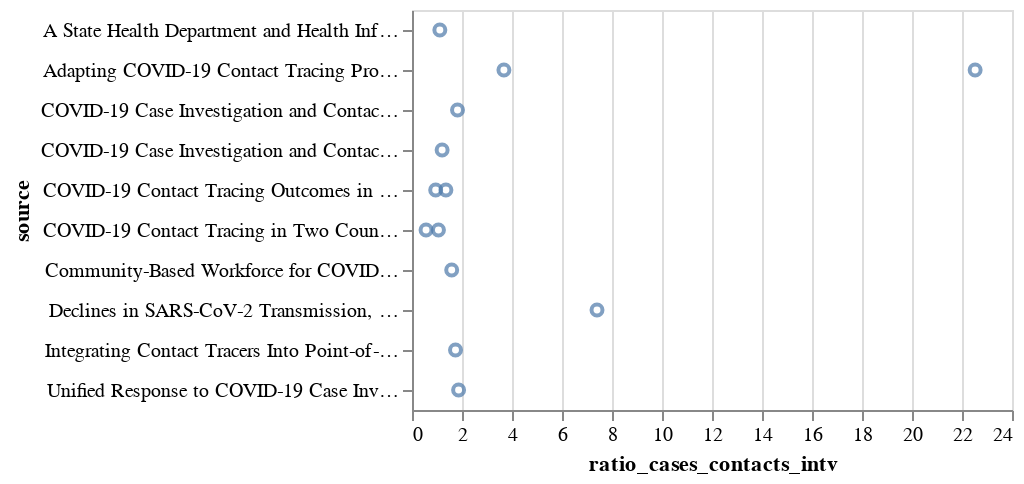

The cell this chart's notebook holds for it:
### Code cell
alt.Chart(df).mark_point().encode(
    alt.X("ratio_cases_contacts_intv:Q"),
    alt.Y("source:N")
)
